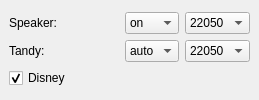
         <widget class="QWidget" name="pageSpeaker" >
          <attribute name="label" >
           <string>PC Speaker</string>
          </attribute>
          <layout class="QGridLayout" >
           <property name="margin" >
            <number>9</number>
           </property>
           <property name="spacing" >
            <number>6</number>
           </property>
           <item row="0" column="0" >
            <layout class="QGridLayout" >
             <property name="margin" >
              <number>0</number>
             </property>
             <property name="spacing" >
              <number>6</number>
             </property>
             <item row="1" column="0" >
              <widget class="QCheckBox" name="chkBoxDisney" >
               <property name="minimumSize" >
                <size>
                 <width>110</width>
                 <height>0</height>
                </size>
               </property>
               <property name="maximumSize" >
                <size>
                 <width>110</width>
                 <height>16777215</height>
                </size>
               </property>
               <property name="text" >
                <string>Disney</string>
               </property>
               <property name="checked" >
                <bool>true</bool>
               </property>
              </widget>
             </item>
             <item row="0" column="0" >
              <layout class="QGridLayout" >
               <property name="margin" >
                <number>0</number>
               </property>
               <property name="spacing" >
                <number>6</number>
               </property>
               <item row="0" column="0" >
                <widget class="QLabel" name="label_18" >
                 <property name="minimumSize" >
                  <size>
                   <width>110</width>
                   <height>0</height>
                  </size>
                 </property>
                 <property name="maximumSize" >
                  <size>
                   <width>110</width>
                   <height>16777215</height>
                  </size>
                 </property>
                 <property name="text" >
                  <string>Speaker:</string>
                 </property>
                </widget>
               </item>
               <item row="1" column="0" >
                <widget class="QLabel" name="label_21" >
                 <property name="minimumSize" >
                  <size>
                   <width>110</width>
                   <height>0</height>
                  </size>
                 </property>
                 <property name="maximumSize" >
                  <size>
                   <width>110</width>
                   <height>16777215</height>
                  </size>
                 </property>
                 <property name="text" >
                  <string>Tandy:</string>
                 </property>
                </widget>
               </item>
              </layout>
             </item>
             <item row="0" column="2" >
              <layout class="QGridLayout" >
               <property name="margin" >
                <number>0</number>
               </property>
               <property name="spacing" >
                <number>6</number>
               </property>
               <item row="0" column="0" >
                <widget class="QComboBox" name="cbxSpeakerRate" >
                 <property name="currentIndex" >
                  <number>1</number>
                 </property>
                 <item>
                  <property name="text" >
                   <string>11050</string>
                  </property>
                 </item>
                 <item>
                  <property name="text" >
                   <string>22050</string>
                  </property>
                 </item>
                 <item>
                  <property name="text" >
                   <string>44100</string>
                  </property>
                 </item>
                </widget>
               </item>
               <item row="1" column="0" >
                <widget class="QComboBox" name="cbxSpeakerTandyRate" >
                 <property name="currentIndex" >
                  <number>1</number>
                 </property>
                 <item>
                  <property name="text" >
                   <string>11050</string>
                  </property>
                 </item>
                 <item>
                  <property name="text" >
                   <string>22050</string>
                  </property>
                 </item>
                 <item>
                  <property name="text" >
                   <string>44100</string>
                  </property>
                 </item>
                </widget>
               </item>
              </layout>
             </item>
             <item row="0" column="1" >
              <layout class="QGridLayout" >
               <property name="margin" >
                <number>0</number>
               </property>
               <property name="spacing" >
                <number>6</number>
               </property>
               <item row="0" column="0" >
                <widget class="QComboBox" name="cbxSpeaker" >
                 <item>
                  <property name="text" >
                   <string>on</string>
                  </property>
                 </item>
                 <item>
                  <property name="text" >
                   <string>off</string>
                  </property>
                 </item>
                </widget>
               </item>
               <item row="1" column="0" >
                <widget class="QComboBox" name="cbxSpeakerTandy" >
                 <property name="currentIndex" >
                  <number>2</number>
                 </property>
                 <item>
                  <property name="text" >
                   <string>on</string>
                  </property>
                 </item>
                 <item>
                  <property name="text" >
                   <string>off</string>
                  </property>
                 </item>
                 <item>
                  <property name="text" >
                   <string>auto</string>
                  </property>
                 </item>
                </widget>
               </item>
              </layout>
             </item>
            </layout>
           </item>
          </layout>
         </widget>
